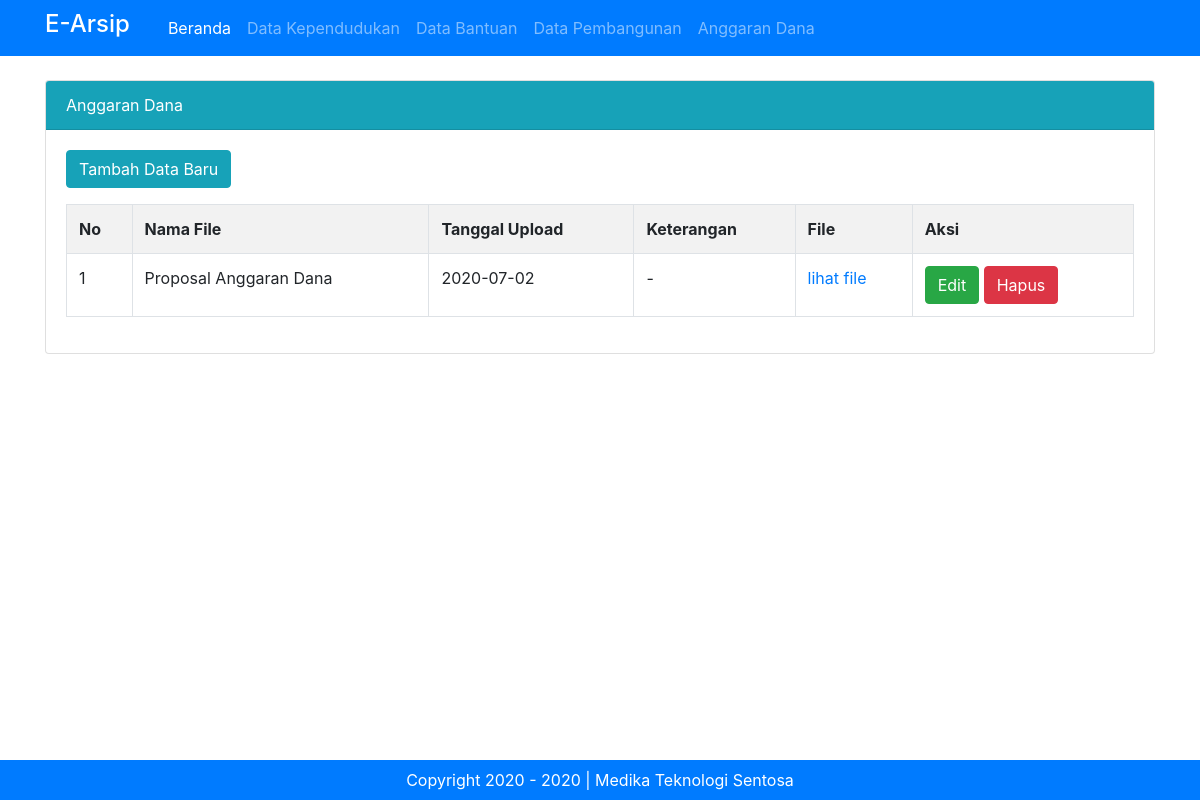
/admin.php?halaman=anggaran (signed in), run on the app's committed database.
### tables this page shows
CREATE TABLE `tbl_anggaran` (
  `id_anggaran` int(11) NOT NULL,
  `nama_anggaran` varchar(50) NOT NULL,
  `tanggal_upload` date NOT NULL,
  `keterangan_anggaran` varchar(100) NOT NULL,
  `file` text NOT NULL
);

### admin.php (called while the page is built, shortened)
<?php include "template/header.php" ?>
<?php include "content.php" ?>
<?php include "template/footer.php" ?>

### modul/anggaran/anggaran.php (the view)
<div class="card mt-3">
  <div class="card-header bg-info text-white">
    Anggaran Dana
  </div>
  <div class="card-body">
  	<a href="?halaman=anggaran&hal=tambahanggaran" class="btn btn-info mb-3">Tambah Data Baru</a>
  	<table class="table table-bordered table-hovered table-striped">
  		<tr>
  			<th>No</th>
  			<th>Nama File</th>
  			<th>Tanggal Upload</th>
  			<th>Keterangan</th>
  			<th>File</th>
  			<th>Aksi</th>
  		</tr>
  		<?php
  			$tampil = mysqli_query($koneksi, "SELECT * from tbl_anggaran order by id_anggaran desc");
  			$no = 1;
  			while ($data = mysqli_fetch_array($tampil)) :
  		?>
  		<tr>
  			<td><?=$no++?></td>
  			<td><?=$data['nama_anggaran']?></td>
  			<td><?=$data['tanggal_upload']?></td>
  			<td><?=$data['keterangan_anggaran']?></td>
  			<td>
  				<?php
  					if (empty($data['file'])) {
  						echo "-";
  					}
  					else {
  				?> <a href="file/<?=$data['file']?>" target="$_blank">lihat file</a>
  				<?php
  					}
  				?>
  			</td>
  			<td>
  				<a href="?halaman=anggaran&hal=edit&id=<?=$data['id_anggaran']?>" class="btn btn-success" >Edit</a>
  				<a href="?halaman=anggaran&hal=hapus&id=<?=$data['id_anggaran']?>" class="btn btn-danger" onclick="return confirm('Apakah Yakin Ingin Menghapus Data Ini?')">Hapus</a>
  			</td>
  		</tr>
  	<?php endwhile;?>
  	</table>
</div>

### data on the page
tbl_anggaran: nama_anggaran "Proposal Anggaran Dana", tanggal_upload "2020-07-02", keterangan_anggaran "-"
